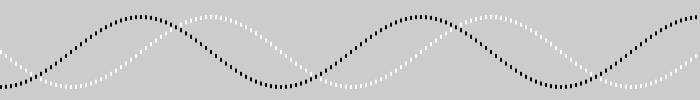
Frame 1 (no input)
Frame 60 (the mouse pressed at the canvas centre just before this capture): identical to frame 1, image omitted
Frame 120 (the mouse held since frame 60 and released just before this capture): identical to frame 1, image omitted

The Processing sketch that drew this single still picture (run headless with seeded random() and noise(); from frame 60 on, the mouse is pressed at the canvas centre):

// Processing sketch: Ex_35
// ── Ex_35.pde
float offset = 50.0;       // Y offset
float scaleVal = 35.0;     // Scale value for the wave magnitude
float angleInc = PI/28.0;  // Increment between the next angle  

void setup() {
  size(700, 100);
  noStroke();
  fill(0);
}

void draw() {
  background(204);
  float angle = 0.0;
  for (int x = 0; x < width; x += 5) {
    float y1 = offset + (sin(angle) * scaleVal);
    fill(255);
    rect(x, y1, 2, 4);
    float y2 = offset + (cos(angle) * scaleVal);
    fill(0);
    rect(x, y2, 2, 4);
    angle += angleInc;
  }
}
